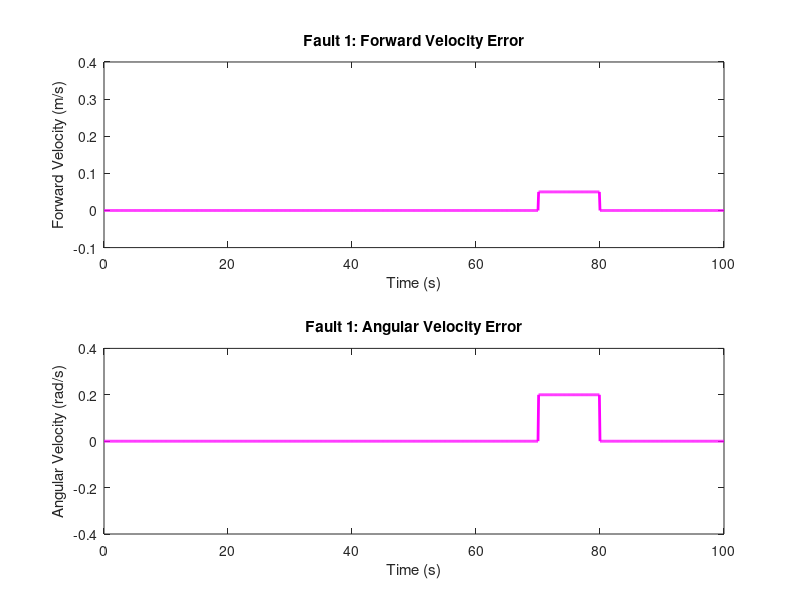
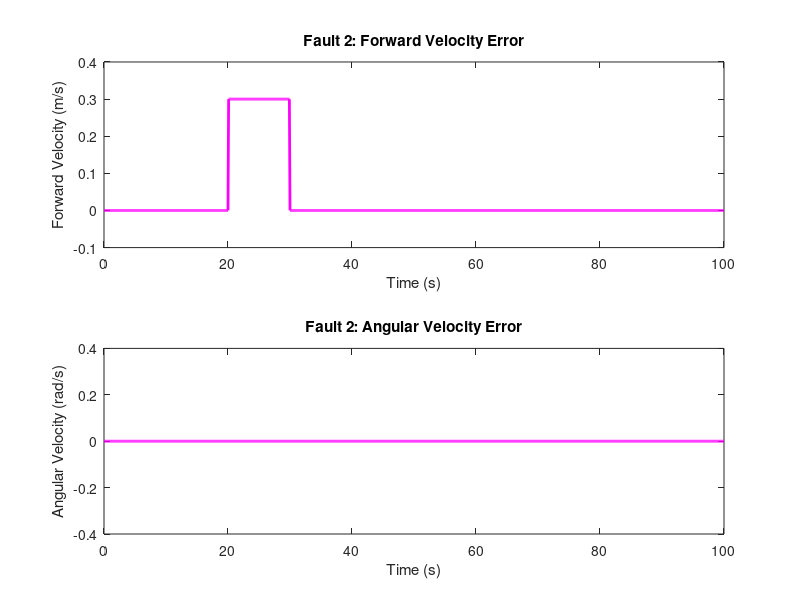

Write MATLAB code to recreate these figures, in order.

t = 0:.1:100;

verr1 = zeros(length(t),1);
werr1 = zeros(length(t),1);
verr1(t>70 & t<80)=0.1/2;
werr1(t>70 & t<80)=0.1/.5;

verr2 = zeros(length(t),1);
werr2 = zeros(length(t),1);
verr2(t>20 & t<30)=.3;
werr2(t>10 & t<30)=0;


figure(1)
subplot(2,1,1)
plot(t,verr1,'m','Linewidth',2);
title('Fault 1: Forward Velocity Error')
xlabel('Time (s)')
ylabel('Forward Velocity (m/s)')
ylim([-0.1 0.4])
subplot(2,1,2)
plot(t,werr1,'m','Linewidth',2);
title('Fault 1: Angular Velocity Error')
xlabel('Time (s)')
ylabel('Angular Velocity (rad/s)')
ylim([-0.4 0.4])


figure(2)
subplot(2,1,1)
plot(t,verr2,'m','Linewidth',2);
title('Fault 2: Forward Velocity Error')
xlabel('Time (s)')
ylabel('Forward Velocity (m/s)')
ylim([-0.1 0.4])
subplot(2,1,2)
plot(t,werr2,'m','Linewidth',2);
title('Fault 2: Angular Velocity Error')
xlabel('Time (s)')
ylabel('Angular Velocity (rad/s)')
ylim([-0.4 0.4])